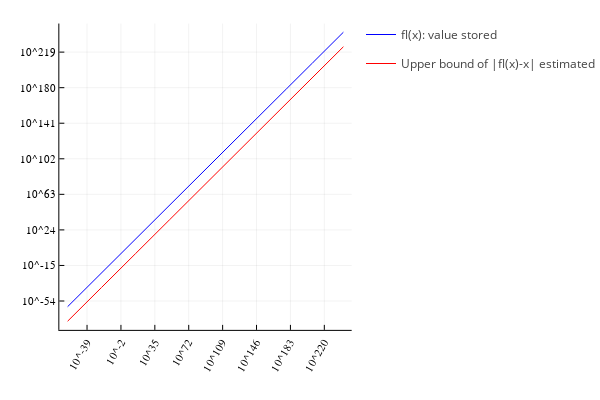

Notebook code for this chart:
### Code cell
x = logspace(-200,800,1000,base=2)
plot(x,
     x,
     color="blue",
     label="fl(x): value stored",
     xscale=:log10,
     yscale=:log10,
     grid=true,
     logspacgridalpha=0.8,
     xticks=[10. ^i for i in -39:37:220],
     yticks=[10. ^i for i in -54:39:219],
     )

plot!(x,
      2^-52*abs.(x)/2,
      color="red",
      label= "Upper bound of |fl(x)-x| estimated",  
      xscale=:log10,
      yscale=:log10,
      left_margin=12Plots.mm,
      xrotation=60,
      )

### Figure 1 — Plotly figure (JSON) as saved in the notebook; plotly's stock layout.template omitted (floating-point values rounded to 4 significant figures; data arrays with more than 128 entries replaced by an {"elided": "..."} marker saying what was removed)
{"data": [{"colorbar": {"title": ""}, "legendgroup": "fl(x): value stored", "line": {"color": "rgba(0, 0, 255, 1.000)", "dash": "solid", "shape": "linear", "width": 1}, "logspacgridalpha": 0.8, "mode": "lines", "name": "fl(x): value stored", "showlegend": true, "type": "scatter", "x": {"elided": "1000 float values"}, "xaxis": "x", "y": {"elided": "1000 float values"}, "yaxis": "y", "zmax": null, "zmin": null}, {"colorbar": {"title": ""}, "legendgroup": "Upper bound of |fl(x)-x| estimated", "line": {"color": "rgba(255, 0, 0, 1.000)", "dash": "solid", "shape": "linear", "width": 1}, "mode": "lines", "name": "Upper bound of |fl(x)-x| estimated", "showlegend": true, "type": "scatter", "x": {"elided": "1000 float values"}, "xaxis": "x", "y": {"elided": "1000 float values"}, "yaxis": "y", "zmax": null, "zmin": null}], "layout": {"annotations": [], "height": 400, "legend_position": {"bgcolor": "rgba(255, 255, 255, 1.000)", "bordercolor": "rgba(0, 0, 0, 1.000)", "borderwidth": 1, "font": {"color": "rgba(0, 0, 0, 1.000)", "family": "sans-serif", "size": 11}, "title": {"font": {"color": "rgba(0, 0, 0, 1.000)", "family": "sans-serif", "size": 15}, "text": ""}, "tracegroupgap": 0, "traceorder": "normal", "x": 1, "xanchor": "auto", "y": 1, "yanchor": "auto"}, "margin": {"b": 20, "l": 0, "r": 0, "t": 20}, "paper_bgcolor": "rgba(255, 255, 255, 1.000)", "plot_bgcolor": "rgba(255, 255, 255, 1.000)", "showlegend": true, "width": 600, "xaxis": {"anchor": "y", "domain": [0.1676, 0.9934], "gridcolor": "rgba(0, 0, 0, 0.100)", "gridwidth": 0.5, "linecolor": "rgba(0, 0, 0, 1.000)", "mirror": false, "range": [-69.24, 249.9], "showgrid": true, "showline": true, "showticklabels": true, "tickangle": -60, "tickcolor": "rgb(0, 0, 0)", "tickfont": {"color": "rgba(0, 0, 0, 1.000)", "family": "sans-serif", "size": 11}, "tickmode": "array", "ticks": "inside", "ticktext": ["10^-39", "10^-2", "10^35", "10^72", "10^109", "10^146", "10^183", "10^220"], "tickvals": [1e-39, 0.01, 1e+35, 1e+72, 1e+109, 1e+146, 1e+183, 1e+220], "title": "", "titlefont": {"color": "rgba(0, 0, 0, 1.000)", "family": "sans-serif", "size": 15}, "type": "log", "visible": true, "zeroline": false, "zerolinecolor": "rgba(0, 0, 0, 1.000)"}, "yaxis": {"anchor": "x", "domain": [0.1392, 0.9902], "gridcolor": "rgba(0, 0, 0, 0.100)", "gridwidth": 0.5, "linecolor": "rgba(0, 0, 0, 1.000)", "mirror": false, "range": [-85.67, 250.3], "showgrid": true, "showline": true, "showticklabels": true, "tickangle": 0, "tickcolor": "rgb(0, 0, 0)", "tickfont": {"color": "rgba(0, 0, 0, 1.000)", "family": "sans-serif", "size": 11}, "tickmode": "array", "ticks": "inside", "ticktext": ["10^-54", "10^-15", "10^24", "10^63", "10^102", "10^141", "10^180", "10^219"], "tickvals": [1e-54, 1e-15, 1e+24, 1e+63, 1e+102, 1e+141, 1e+180, 1e+219], "title": "", "titlefont": {"color": "rgba(0, 0, 0, 1.000)", "family": "sans-serif", "size": 15}, "type": "log", "visible": true, "zeroline": false, "zerolinecolor": "rgba(0, 0, 0, 1.000)"}}}
